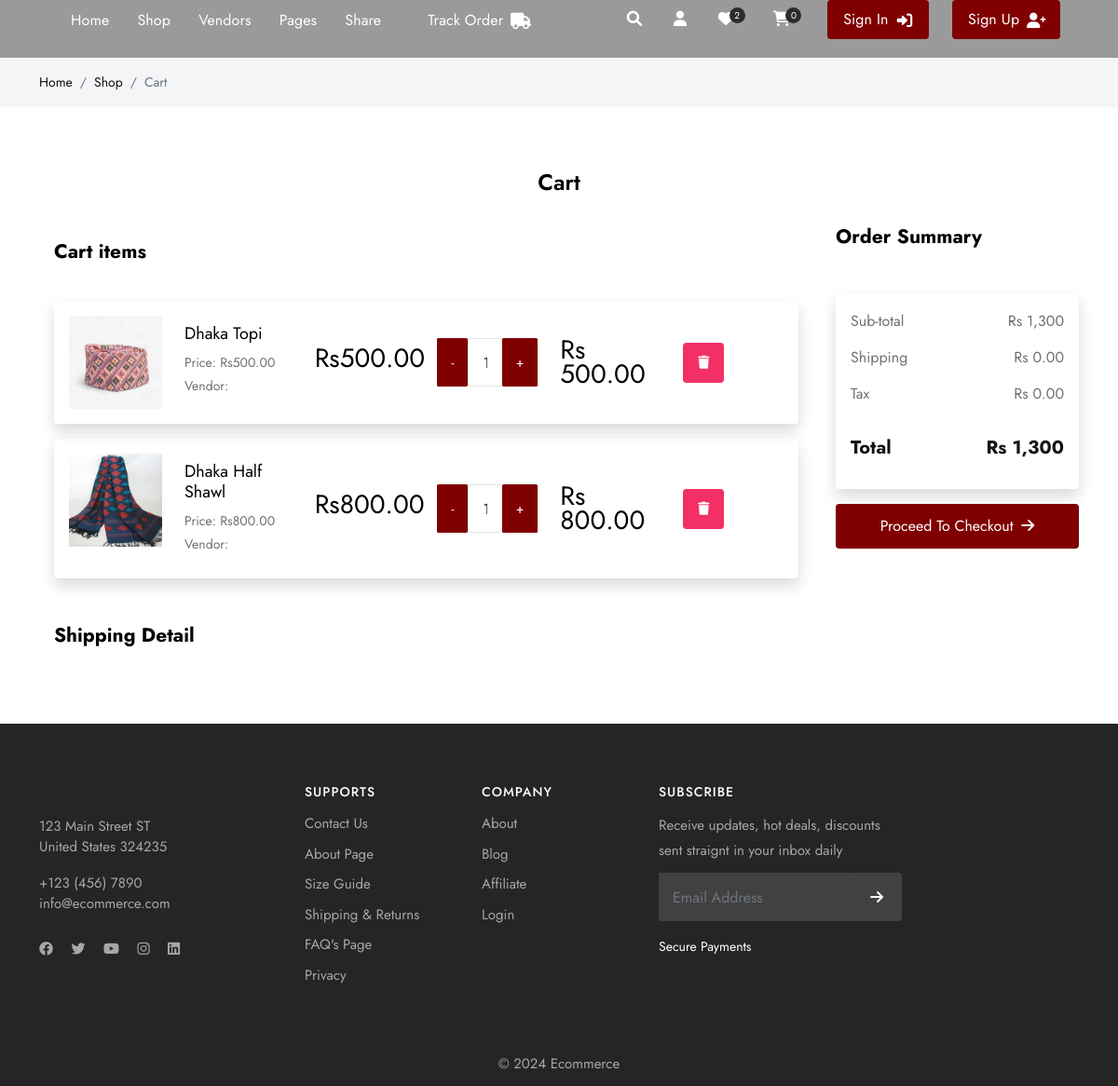
/cart/ (signed in), run on an earlier commit of the app's database.
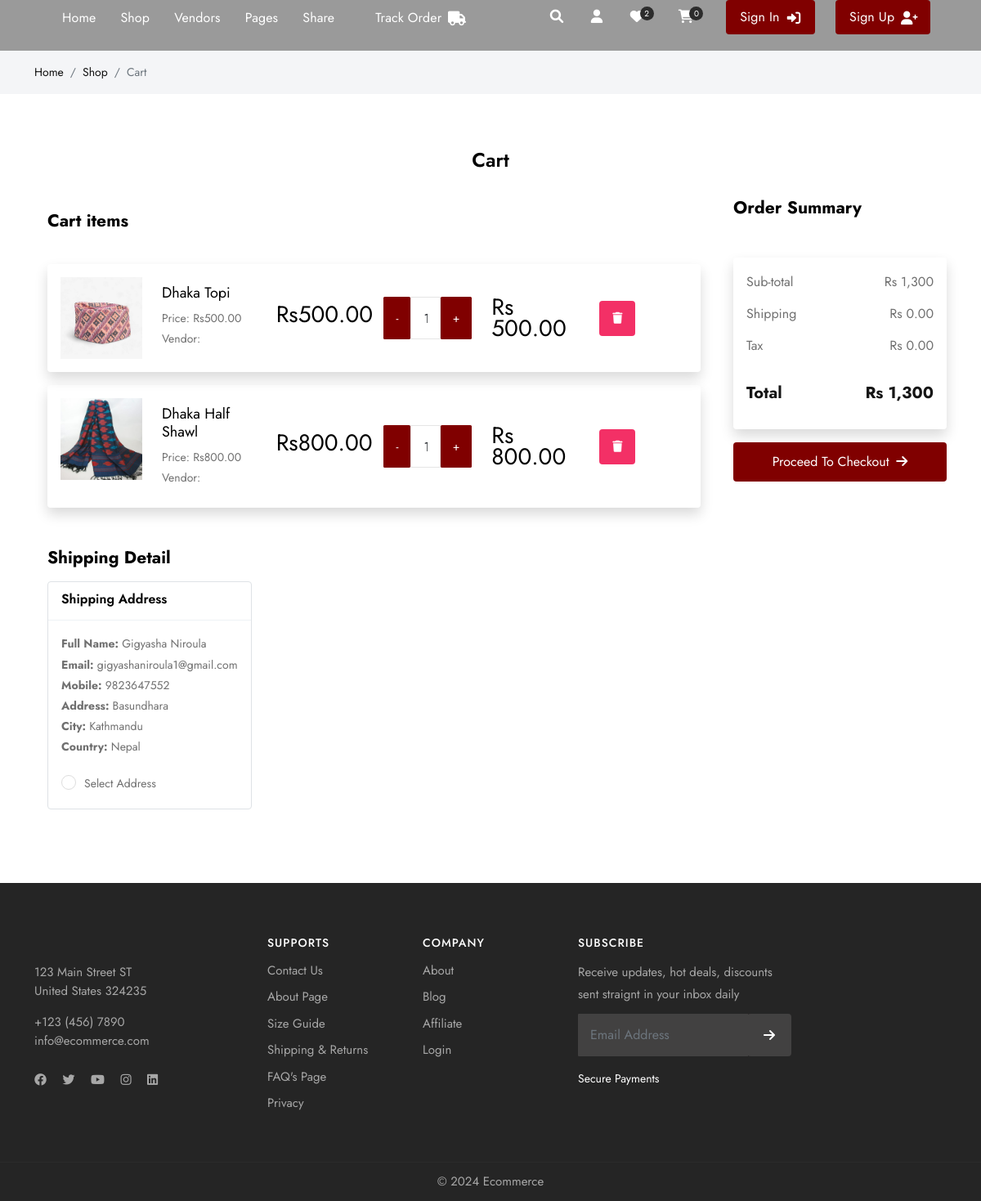
And on a later commit of the database.
### store/models.py (models this page shows, shortened)
class Cart(models.Model):
    product = models.ForeignKey(Product, on_delete=models.CASCADE)
    user = models.ForeignKey(user_models.User, on_delete=models.SET_NULL, null=True, blank=True)
    qty = models.PositiveIntegerField(default=0, null=True, blank=True)
    price = models.DecimalField(decimal_places=2, max_digits=12, default=0.00, null=True, blank=True)
    sub_total = models.DecimalField(decimal_places=2, max_digits=12, default=0.00, null=True, blank=True)
    shipping = models.DecimalField(decimal_places=2, max_digits=12, default=0.00, null=True, blank=True)
    tax = models.DecimalField(decimal_places=2, max_digits=12, default=0.00, null=True, blank=True)
    total = models.DecimalField(decimal_places=2, max_digits=12, default=0.00, null=True, blank=True)
    size = models.CharField(max_length=100, null=True, blank=True)
    color = models.CharField(max_length=100, null=True, blank=True)
    cart_id = models.CharField(max_length=1000, null=True, blank=True)
    date = models.DateTimeField(auto_now_add=True)

class Product(models.Model):
    name = models.CharField(max_length=100)
    image = models.ImageField(upload_to="images", blank=True, null=True )
    description = CKEditor5Field('Text', config_name='extends')
    category = models.ForeignKey(Category, on_delete=models.SET_NULL, null=True, blank=True)
    price = models.DecimalField(max_digits=12, decimal_places=2, default=0.00, null=True, blank=True, verbose_name="Sale Price")
    regular_price = models.DecimalField(max_digits=12, decimal_places=2, default=0.00, null=True, blank=True, verbose_name="Regular Price")
    stock = models.PositiveIntegerField(default=0, null=True, blank=True)
    shipping = models.DecimalField(max_digits=12, decimal_places=2, default=0.00, null=True, blank=True, verbose_name="Shipping Amount")
    status = models.CharField(choices=STATUS, max_length=50, default="Published")
    featured = models.BooleanField(default=False, verbose_name="Marketplace Featured")
    vendor = models.ForeignKey(user_models.User, on_delete=models.SET_NULL, null=True, blank=True)
    sku = ShortUUIDField(unique=True, length=5, max_length=50, prefix="SKU", alphabet="1234567890")
    slug = models.SlugField(null=True, blank=True)
    date = models.DateTimeField(default=timezone.now)
    class Meta:
        ordering = ['-id']
        verbose_name_plural = "Products"

### customer/models.py (models this page shows, shortened)
class Address (models.Model) :
    user = models. ForeignKey(User, on_delete=models. CASCADE, null=True)
    full_name = models.CharField(max_length=200, null=True, blank=True, default=None)
    mobile = models.CharField(max_length=50, null=True, blank=True, default=None)
    email = models.CharField(max_length=100, null=True, blank=True, default=None)
    country = models.CharField(max_length=100, null=True, blank=True, default=None)
    city = models. CharField (max_length=100, null=True, blank=True, default=None)
    address = models.CharField(max_length=100, null=True, blank=True, default=None)
    class Meta:
        verbose_name_plural = "Customer Address"

### store/views.py (the view)
# urls.py: path("cart/", views.cart , name="cart"),
def cart(request):
    if "cart_id" in request.session:
        cart_id = request.session["cart_id"]
    else:
        cart_id = None
    items = store_models.Cart.objects.filter( Q(cart_id=cart_id) | Q(user= request.user) if request.user.is_authenticated else Q(cart_id=cart_id))
    cart_sub_total= store_models.Cart.objects.filter( Q(cart_id=cart_id) |  Q(user= request.user) if request.user.is_authenticated else Q(cart_id=cart_id)).aggregate(sub_total= Sum("sub_total"))['sub_total']
    try:
        addresses = customer_models.Address.objects.filter(user=request.user)
    except:
        addresses = None
    if not items:
        messages.warning(request,"No items in cart")
        return redirect("store:index")
    context = {
        "items": items,
        "cart_sub_total": cart_sub_total,
        "addresses": addresses,
    }
    return render(request,"store/cart.html", context)

### templates/store/cart.html (shortened to what this page needs)
{% extends 'partials/base.html' %}
{% load humanize %}
{% load static %}
{% block content %}
<head>
    <link rel="stylesheet" href="https://cdnjs.cloudflare.com/ajax/libs/font-awesome/6.0.0/css/all.min.css" />
    <link href="{% static 'assets/css/styles.css' %}" rel="stylesheet" />
</head>
<div class="gray py-3">
    <div class="container">
        <div class="row">
            <div class="colxl-12 col-lg-12 col-md-12">
                <nav aria-label="breadcrumb">
                    <ol class="breadcrumb">
                        <li class="breadcrumb-item"><a href="/">Home</a></li>
                        <li class="breadcrumb-item"><a href="/shop.html">Shop</a></li>
                        <li class="breadcrumb-item active" aria-current="page">Cart</li>
                    </ol>
                </nav>
            </div>
        </div>
    </div>
</div>
<section class="middle">
    <div class="container">
        <div class="row justify-content-center">
            <div class="col-xl-12 col-lg-12 col-md-12 col-sm-12">
                <div class="sec_title position-relative text-center">
                    <h3 class="ft-bold pt-3">Cart</h3>
                </div>
            </div>
        </div>
        <form action="{% url 'store:create_order' %}" method="POST">
            <div class="row">
                <div class="col-lg-9">
                    <h4 class="fw-bold p-3">Cart items</h4>
                    <div style="overflow-y: scroll; max-height: 650px; overflow-x: hidden" class="p-3">
                        {% for item in items %}
                        <div class="shadow rounded mb-3 item_div_{{item.id}}" >
                            <div class="row d-flex align-items-center p-3">
                                <div class="col-lg-4 d-flex gap-3">
                                    <img src="{{item.product.image.url}}" alt="" style="width: 100px; height: 100px; object-fit: cover" />
                                    <div class="p-2">
                                        <h5>{{item.product.name}}</h5>
                                        <p class="mb-0 mt-0">Price: Rs{{item.price}}</p>
                                        <p class="mb-0 mt-0">Vendor: {{item.product.vendor.profile.full_name}}</p>
                                    </div>
                                </div>
                                <div class="col-lg-2">
                                    <h4 class="fs-3">Rs{{item.price |intcomma}}</h4>
                                </div>
                                <div class="col-lg-2 d-flex">
                                    <button class="btn bg-primary text-white btn-sm update_cart_qty" data-update_type="decrease" data-item_id="{{item.id}}" data-product_id="{{item.product.id}}">-</button>
                                    <input type="text" class="form-control form-sm item-qty-{{item.id}}" value="{{item.qty}}" name="" id="" />
                                    <button class="btn bg-primary text-white btn-sm update_cart_qty" data-update_type="increase" data-item_id="{{item.id}}" data-product_id="{{item.product.id}}">+</button>
                                </div>
                                <div class="col-lg-2">
                                    <h4 class="fs-3 mb-0">Rs <span class="item_sub_total_{{item.id}}">{{item.sub_total | intcomma}}</span></h4>
                                </div>
                                <div class="col-lg-2">
                                    <button class="btn bg-danger text-white btn-sm rounded delete_cart_item" data-item_id="{{item.id}}" data-product_id="{{item.product.id}}"><i class="fas fa-trash"></i></button>
                                </div>
                            </div>
                        </div>
                        {% endfor %}
                    </div>
                    <div class="p-3">
                        <h4 class="fw-bold mb-3">Shipping Detail</h4>
                        <div class="row">
                        {% for address in addresses %}
                            <div class="col-xl-4 col-lg-4 col-md-6 col-sm-12">
                                <div class="card-wrap border rounded mb-4">
                                    <div class="card-wrap-header px-3 py-2 br-bottom d-flex align-items-center justify-content-between">
                                        <div class="card-heafder-flex">
                                            <h4 class="fs-md ft-bold mb-1">Shipping Address</h4>
                                        </div>
                                    </div>
                                    <div class="card-wrap-body px-3 py-3">
                                        <p class="mb-0"><span class="fw-bold">Full Name: </span>{{address.full_name}}</p>
                                        <p class="mb-0"><span class="fw-bold">Email: </span>{{address.email}}</p>
                                        <p class="mb-0"><span class="fw-bold">Mobile: </span>{{address.mobile}}</p>
                                        <p class="mb-0"><span class="fw-bold">Address: </span>{{address.address}}</p>
                                        <p class="mb-0"><span class="fw-bold">City: </span> {{address.city}}</p>
                                        <p class="mb-0"><span class="fw-bold">Country: </span> {{address.country}}</p>
                                        <div class="mt-3">
                                            <label for="address{{address.id}}" class="radio-custom-label">Select Address</label>
                                        </div>
                                    </div>
                                </div>
                            </div>
                        {% endfor %}
                        </div>
                    </div>
                </div>
                <div class="col-lg-3">
                    <h4 class="fw-bold">Order Summary</h4>
                    <div class="shadow rounded p-3 mt-5">
                        <div>
                            <div class="d-flex justify-content-between align-items-center">
                                <p class="fw-semibold fs-6">Sub-total</p>
                                <p class="fs-6">Rs <span class="cart_sub_total">{{cart_sub_total | intcomma}}</span></p>
                            </div>
                            <div class="d-flex justify-content-between align-items-center">
                                <p class="fw-semibold fs-6">Shipping</p>
                                <p class="fs-6">Rs 0.00</p>
                            </div>
                            <div class="d-flex justify-content-between align-items-center">
                                <p class="fw-semibold fs-6">Tax</p>
                                <p class="fs-6">Rs 0.00</p>
                            </div>
                            <div class="d-flex justify-content-between align-items-center mt-3">
                                <p class="fw-bold text-dark fs-5">Total</p>
                                <p class="fw-bold text-dark fs-5">Rs <span class="cart_sub_total">{{cart_sub_total |intcomma}}</span></p>
                            </div>
                        </div>
                    </div>
                    <div class="d-flex justify-content-center w-100 mt-3">
                        <button type="submit"  class="btn bg-primary rounded text-white w-100">Proceed To Checkout <i class="fas fa-arrow-right ms-1"></i>
                    </div>
                </div>
            </div>
        </form>
    </div>
</section>
{% endblock content %}

What changed in the data, as far as the page shows it:
added Address: full_name "Gigyasha Niroula", email "gigyashaniroula1@gmail.com", mobile "9823647552", address "Basundhara", city "Kathmandu", country "Nepal"
